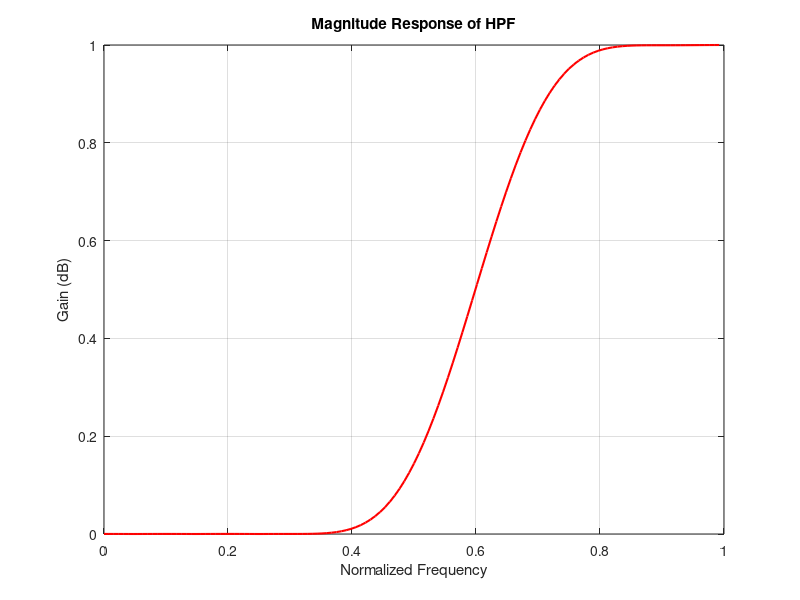
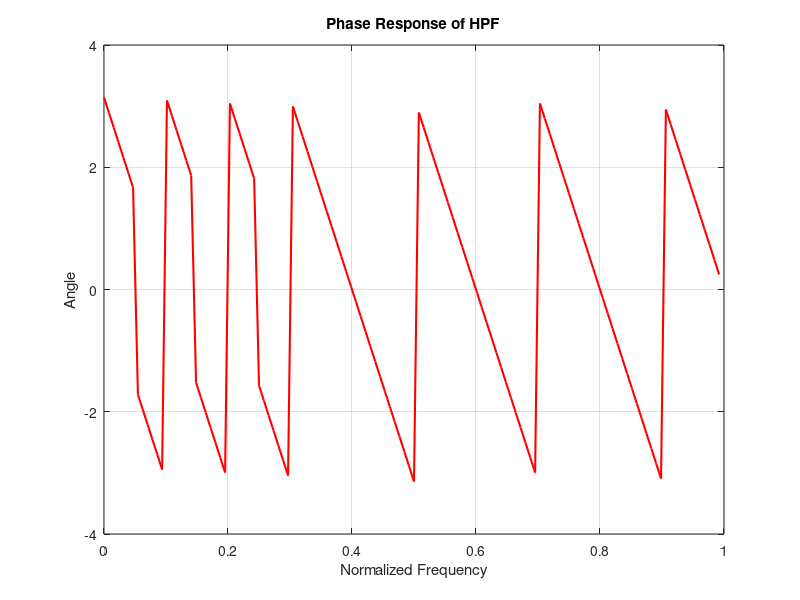
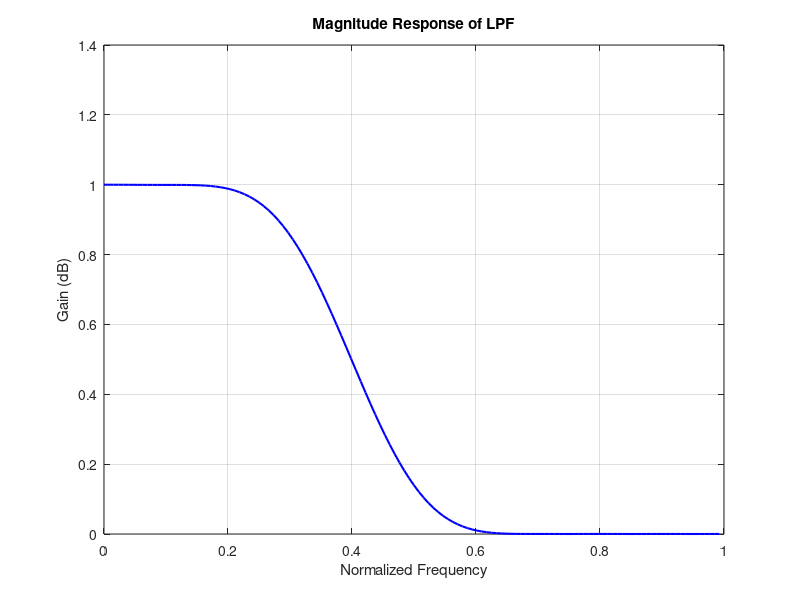
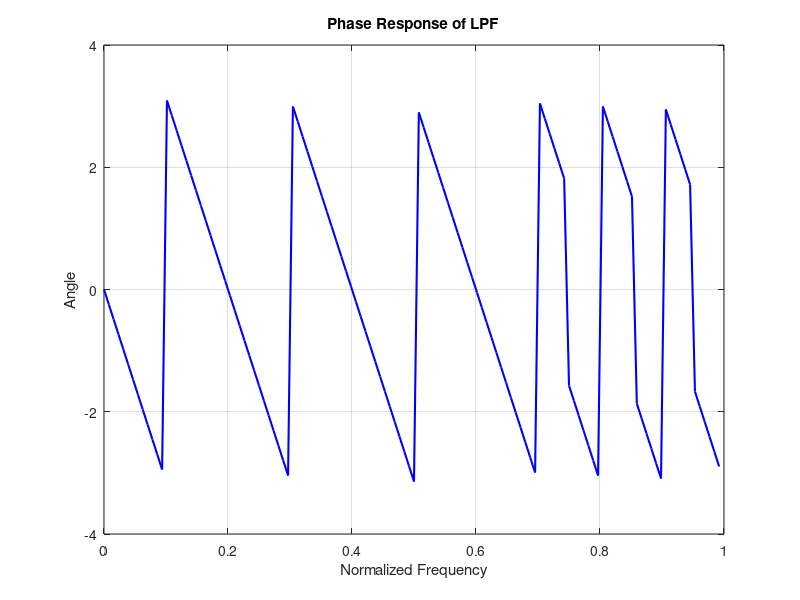

MATLAB code to generate these figures, in order:
clc;
clear all;
close all;
%FIR

% Parameters
n = 20;              % Filter order
fs = 1000;           % Sampling frequency

% High-Pass Filter (HPF)
fp_hpf = 300;        % Passband frequency for HPF
fq_hpf = 200;        % Stopband frequency for HPF
fn_hpf = 2 * fp_hpf / fs;  % Normalized frequency for HPF

% Apply Blackman window for HPF
window_hpf = blackman(n + 1);

% Design High-Pass Filter
b_hpf = fir1(n, fn_hpf, 'high', window_hpf);

% Frequency response for HPF
[H_hpf, W_hpf] = freqz(b_hpf, 1, 128);

% Low-Pass Filter (LPF)
fp_lpf = 200;        % Passband frequency for LPF
fq_lpf = 300;        % Stopband frequency for LPF
fn_lpf = 2 * fp_lpf / fs;  % Normalized frequency for LPF

% Apply Blackman window for LPF
window_lpf = blackman(n + 1);

% Design Low-Pass Filter
b_lpf = fir1(n, fn_lpf, window_lpf);

% Frequency response for LPF
[H_lpf, W_lpf] = freqz(b_lpf, 1, 128);

% Plotting

% Plot magnitude response of HPF
figure;
plot(W_hpf / pi, abs(H_hpf), 'r', 'LineWidth', 1.5);
title('Magnitude Response of HPF');
ylabel('Gain (dB)');
xlabel('Normalized Frequency');
grid on;

% Plot phase response of HPF
figure;
plot(W_hpf / pi, angle(H_hpf), 'r', 'LineWidth', 1.5);
title('Phase Response of HPF');
ylabel('Angle');
xlabel('Normalized Frequency');
grid on;

% Plot magnitude response of LPF
figure;
plot(W_lpf / pi, abs(H_lpf), 'b', 'LineWidth', 1.5);
title('Magnitude Response of LPF');
ylabel('Gain (dB)');
xlabel('Normalized Frequency');
grid on;

% Plot phase response of LPF
figure;
plot(W_lpf / pi, angle(H_lpf), 'b', 'LineWidth', 1.5);
title('Phase Response of LPF');
ylabel('Angle');
xlabel('Normalized Frequency');
grid on;
